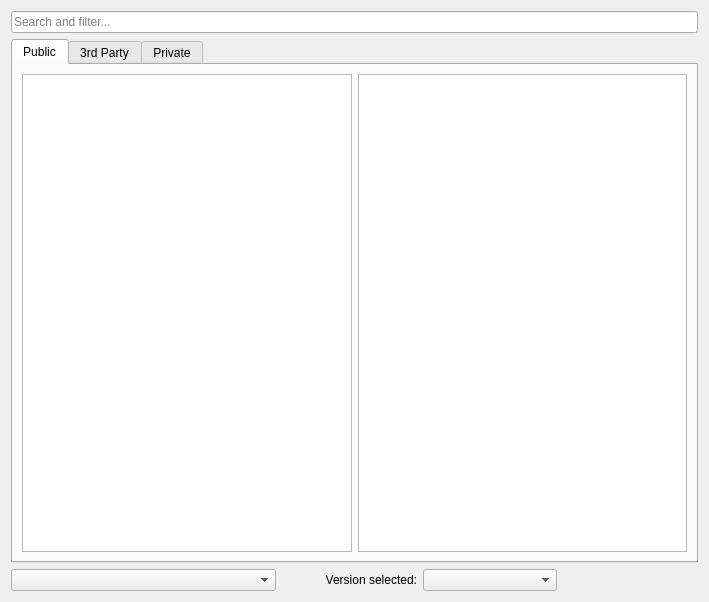
<?xml version="1.0" encoding="UTF-8"?>
<ui version="4.0">
 <class>LegacyFTB::Page</class>
 <widget class="QWidget" name="LegacyFTB::Page">
  <property name="geometry">
   <rect>
    <x>0</x>
    <y>0</y>
    <width>709</width>
    <height>602</height>
   </rect>
  </property>
  <layout class="QVBoxLayout" name="verticalLayout">
   <item>
    <layout class="QHBoxLayout" name="horizontalLayout">
     <item>
      <widget class="QLineEdit" name="searchEdit">
       <property name="placeholderText">
        <string>Search and filter...</string>
       </property>
       <property name="clearButtonEnabled">
        <bool>true</bool>
       </property>
      </widget>
     </item>
    </layout>
   </item>
   <item>
    <widget class="QTabWidget" name="tabWidget">
     <property name="currentIndex">
      <number>0</number>
     </property>
     <widget class="QWidget" name="tab">
      <attribute name="title">
       <string>Public</string>
      </attribute>
      <layout class="QGridLayout" name="gridLayout">
       <item row="0" column="0">
        <widget class="QTreeView" name="publicPackList">
         <property name="maximumSize">
          <size>
           <width>16777215</width>
           <height>16777215</height>
          </size>
         </property>
         <property name="alternatingRowColors">
          <bool>true</bool>
         </property>
         <property name="verticalScrollMode">
          <enum>QAbstractItemView::ScrollPerPixel</enum>
         </property>
        </widget>
       </item>
       <item row="0" column="1">
        <widget class="QTextBrowser" name="publicPackDescription">
         <property name="openExternalLinks">
          <bool>true</bool>
         </property>
        </widget>
       </item>
      </layout>
     </widget>
     <widget class="QWidget" name="tab_2">
      <attribute name="title">
       <string>3rd Party</string>
      </attribute>
      <layout class="QGridLayout" name="gridLayout_3">
       <item row="0" column="1">
        <widget class="QTextBrowser" name="thirdPartyPackDescription">
         <property name="openExternalLinks">
          <bool>true</bool>
         </property>
        </widget>
       </item>
       <item row="0" column="0">
        <widget class="QTreeView" name="thirdPartyPackList">
         <property name="maximumSize">
          <size>
           <width>16777215</width>
           <height>16777215</height>
          </size>
         </property>
         <property name="alternatingRowColors">
          <bool>true</bool>
         </property>
         <property name="verticalScrollMode">
          <enum>QAbstractItemView::ScrollPerPixel</enum>
         </property>
        </widget>
       </item>
      </layout>
     </widget>
     <widget class="QWidget" name="tab_3">
      <attribute name="title">
       <string>Private</string>
      </attribute>
      <layout class="QGridLayout" name="gridLayout_2">
       <item row="0" column="0">
        <widget class="QTreeView" name="privatePackList">
         <property name="maximumSize">
          <size>
           <width>16777215</width>
           <height>16777215</height>
          </size>
         </property>
         <property name="alternatingRowColors">
          <bool>true</bool>
         </property>
         <property name="verticalScrollMode">
          <enum>QAbstractItemView::ScrollPerPixel</enum>
         </property>
        </widget>
       </item>
       <item row="1" column="0">
        <widget class="QPushButton" name="addPackBtn">
         <property name="text">
          <string>Add pack</string>
         </property>
        </widget>
       </item>
       <item row="2" column="0">
        <widget class="QPushButton" name="removePackBtn">
         <property name="text">
          <string>Remove selected pack</string>
         </property>
        </widget>
       </item>
       <item row="0" column="1" rowspan="3">
        <widget class="QTextBrowser" name="privatePackDescription">
         <property name="openExternalLinks">
          <bool>true</bool>
         </property>
        </widget>
       </item>
      </layout>
     </widget>
    </widget>
   </item>
   <item>
    <layout class="QHBoxLayout" name="horizontalLayout_2">
     <item>
      <widget class="QComboBox" name="sortByBox">
       <property name="minimumSize">
        <size>
         <width>265</width>
         <height>0</height>
        </size>
       </property>
      </widget>
     </item>
     <item>
      <widget class="QLabel" name="label">
       <property name="text">
        <string>Version selected:</string>
       </property>
       <property name="alignment">
        <set>Qt::AlignRight|Qt::AlignTrailing|Qt::AlignVCenter</set>
       </property>
      </widget>
     </item>
     <item>
      <widget class="QComboBox" name="versionSelectionBox"/>
     </item>
     <item>
      <widget class="QLabel" name="serverCompatibilityLabel">
       <property name="text"><string/></property>
       <property name="wordWrap"><bool>true</bool></property>
      </widget>
     </item>
    </layout>
   </item>
  </layout>
 </widget>
 <resources/>
 <connections/>
</ui>
